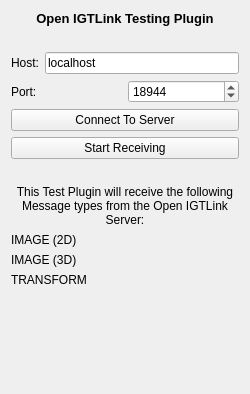
<?xml version="1.0" encoding="UTF-8"?>
<ui version="4.0">
 <class>OpenIGTLinkPluginControls</class>
 <widget class="QWidget" name="OpenIGTLinkPluginControls">
  <property name="geometry">
   <rect>
    <x>0</x>
    <y>0</y>
    <width>250</width>
    <height>394</height>
   </rect>
  </property>
  <property name="minimumSize">
   <size>
    <width>0</width>
    <height>0</height>
   </size>
  </property>
  <property name="windowTitle">
   <string>QmitkTemplate</string>
  </property>
  <layout class="QVBoxLayout" name="verticalLayout">
   <item>
    <layout class="QVBoxLayout" name="verticalLayout_2">
     <item>
      <widget class="QLabel" name="label_3">
       <property name="font">
        <font>
         <pointsize>10</pointsize>
         <weight>75</weight>
         <bold>true</bold>
        </font>
       </property>
       <property name="text">
        <string>Open IGTLink Testing Plugin</string>
       </property>
       <property name="alignment">
        <set>Qt::AlignCenter</set>
       </property>
      </widget>
     </item>
     <item>
      <spacer name="verticalSpacer_2">
       <property name="orientation">
        <enum>Qt::Vertical</enum>
       </property>
       <property name="sizeType">
        <enum>QSizePolicy::Fixed</enum>
       </property>
       <property name="sizeHint" stdset="0">
        <size>
         <width>20</width>
         <height>20</height>
        </size>
       </property>
      </spacer>
     </item>
     <item>
      <layout class="QHBoxLayout" name="horizontalLayout_3">
       <item>
        <widget class="QLabel" name="label">
         <property name="text">
          <string>Host:</string>
         </property>
        </widget>
       </item>
       <item>
        <widget class="QLineEdit" name="textEditHostname">
         <property name="minimumSize">
          <size>
           <width>0</width>
           <height>0</height>
          </size>
         </property>
         <property name="text">
          <string>localhost</string>
         </property>
        </widget>
       </item>
      </layout>
     </item>
     <item>
      <layout class="QHBoxLayout" name="horizontalLayout_4">
       <item>
        <widget class="QLabel" name="label_2">
         <property name="text">
          <string>Port: </string>
         </property>
        </widget>
       </item>
       <item>
        <widget class="QSpinBox" name="spinBoxPort">
         <property name="minimum">
          <number>1</number>
         </property>
         <property name="maximum">
          <number>65536</number>
         </property>
         <property name="value">
          <number>18944</number>
         </property>
        </widget>
       </item>
      </layout>
     </item>
     <item>
      <widget class="QPushButton" name="buttonConnect">
       <property name="text">
        <string>Connect To Server</string>
       </property>
      </widget>
     </item>
     <item>
      <widget class="QPushButton" name="buttonReceive">
       <property name="text">
        <string>Start Receiving</string>
       </property>
      </widget>
     </item>
     <item>
      <spacer name="verticalSpacer_3">
       <property name="orientation">
        <enum>Qt::Vertical</enum>
       </property>
       <property name="sizeType">
        <enum>QSizePolicy::Fixed</enum>
       </property>
       <property name="sizeHint" stdset="0">
        <size>
         <width>20</width>
         <height>20</height>
        </size>
       </property>
      </spacer>
     </item>
     <item>
      <widget class="QLabel" name="label_4">
       <property name="text">
        <string>This Test Plugin will receive the following Message types from the Open IGTLink Server:</string>
       </property>
       <property name="alignment">
        <set>Qt::AlignCenter</set>
       </property>
       <property name="wordWrap">
        <bool>true</bool>
       </property>
      </widget>
     </item>
     <item>
      <widget class="QLabel" name="label_5">
       <property name="text">
        <string>IMAGE (2D)</string>
       </property>
      </widget>
     </item>
     <item>
      <widget class="QLabel" name="label_6">
       <property name="text">
        <string>IMAGE (3D)</string>
       </property>
      </widget>
     </item>
     <item>
      <widget class="QLabel" name="label_7">
       <property name="text">
        <string>TRANSFORM</string>
       </property>
      </widget>
     </item>
     <item>
      <spacer name="verticalSpacer">
       <property name="orientation">
        <enum>Qt::Vertical</enum>
       </property>
       <property name="sizeHint" stdset="0">
        <size>
         <width>20</width>
         <height>40</height>
        </size>
       </property>
      </spacer>
     </item>
    </layout>
   </item>
  </layout>
 </widget>
 <layoutdefault spacing="6" margin="11"/>
 <resources/>
 <connections/>
</ui>
